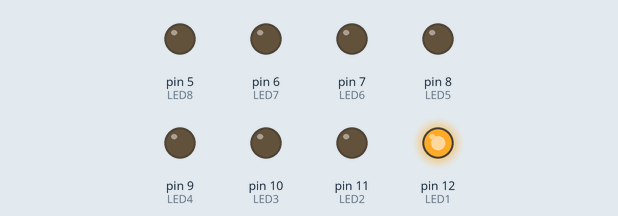
The sketch below on a simulated Arduino Uno, built with avr-gcc and run on an emulated ATmega328P. On the bench: output pins drawn as LEDs (lit = HIGH).

Above: at 0.1 s.
At 11.7 s:
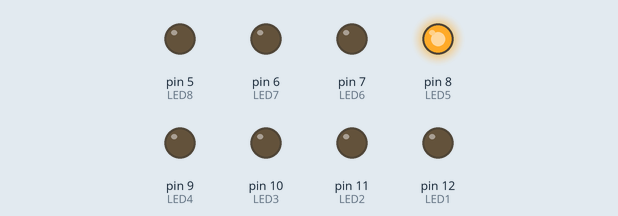
At 21.8 s:
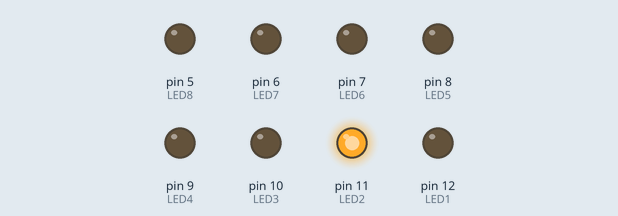
At 31.1 s:
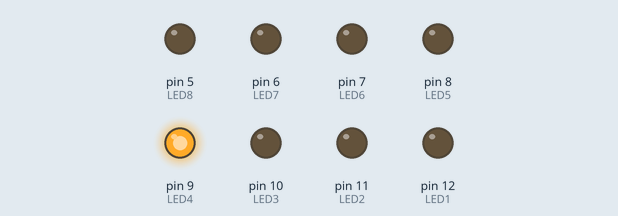
At 35.1 s:
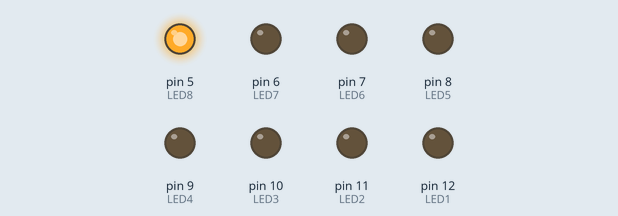
At 38.3 s:
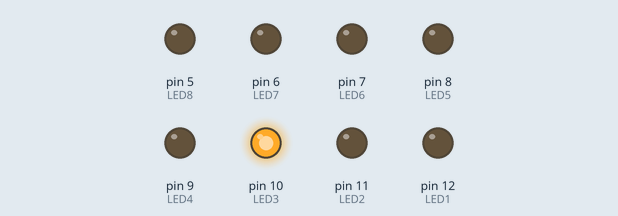
Timing chart, 0 to 40.0 s (numbered marks = the images above):
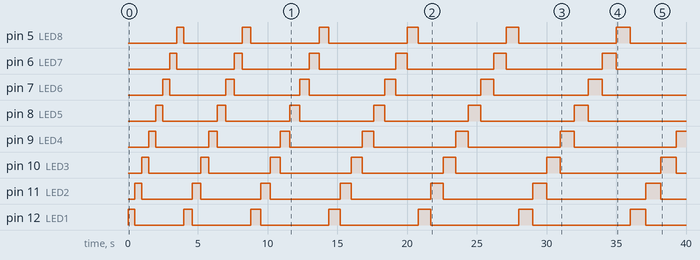

The sketch:

exp_03_02.ino
```cpp
// Лаборатория электроники и программирования
// Эксперимент 3
// Бегущий огонек на 8 светодиодах
// Введение констант и переменных
//
#define LED1      12
#define LED2      11
#define LED3      10
#define LED4      9
#define LED5      8
#define LED6      7
#define LED7      6
#define LED8      5
// переменная скорости движения бегущего огня
int t=500;

void setup() {
   // настроить выводы Arduino как OUTPUT
   pinMode(LED1,OUTPUT);
   pinMode(LED2,OUTPUT);
   pinMode(LED3,OUTPUT);
   pinMode(LED4,OUTPUT);
   pinMode(LED5,OUTPUT);
   pinMode(LED6,OUTPUT);
   pinMode(LED7,OUTPUT);
   pinMode(LED8,OUTPUT);
}

void loop() {
  // выключить 8 светодиодов
  ledsOff();
  // включить 1 светодиод
  digitalWrite(LED1, HIGH);
  // пауза
  delay(t);
  // выключить 8 светодиодов
  ledsOff();
  // включить 2 светодиод
  digitalWrite(LED2, HIGH);
  // пауза
  delay(t);
  // выключить 8 светодиодов
  ledsOff();
  // включить 3 светодиод
  digitalWrite(LED3, HIGH);
  // пауза
  delay(t);
  // выключить 8 светодиодов
  ledsOff();
  // включить 4 светодиод
  digitalWrite(LED4, HIGH);
  // пауза
  delay(t);
  // выключить 8 светодиодов
  ledsOff();
  // включить 5 светодиод
  digitalWrite(LED5, HIGH);
  // пауза
  delay(t);
  // выключить 8 светодиодов
  ledsOff();
  // включить 6 светодиод
  digitalWrite(LED6, HIGH);
  // пауза
  delay(t);
  // выключить 8 светодиодов
  ledsOff();
  // включить 7 светодиод
  digitalWrite(LED7, HIGH);
  // пауза
  delay(t);
  // выключить 8 светодиодов
  ledsOff();
  // включить 8 светодиод
  digitalWrite(LED8, HIGH);
  // пауза
  delay(t);
  t=t+100;
}
// функция выключения 8 светодиодов
void ledsOff() {
     // код функции
  digitalWrite(LED1, LOW);
  digitalWrite(LED2, LOW);
  digitalWrite(LED3, LOW);
  digitalWrite(LED4, LOW);
  digitalWrite(LED5, LOW);
  digitalWrite(LED6, LOW);
  digitalWrite(LED7, LOW);
  digitalWrite(LED8, LOW);
}
```

Measured:
- by itself, pin 5 (LED8): LOW → HIGH at 3.5 s, → LOW 0.50 s later, → HIGH 4.2 s later, → LOW 0.60 s later, … (12 changes in this stretch)
- by itself, pin 6 (LED7): LOW → HIGH at 3.0 s, → LOW 0.50 s later, → HIGH 4.1 s later, → LOW 0.60 s later, … (12 changes in this stretch)
- by itself, pin 7 (LED6): LOW → HIGH at 2.5 s, → LOW 0.50 s later, → HIGH 4.0 s later, → LOW 0.60 s later, … (12 changes in this stretch)
- by itself, pin 8 (LED5): LOW → HIGH at 2.0 s, → LOW 0.50 s later, → HIGH 3.9 s later, → LOW 0.60 s later, … (12 changes in this stretch)
- by itself, pin 9 (LED4): LOW → HIGH at 1.5 s, → LOW 0.50 s later, → HIGH 3.8 s later, → LOW 0.60 s later, … (13 changes in this stretch)
- by itself, pin 10 (LED3): LOW → HIGH at 1.0 s, → LOW 0.50 s later, → HIGH 3.7 s later, → LOW 0.60 s later, … (14 changes in this stretch)
- by itself, pin 11 (LED2): LOW → HIGH at 0.50 s, → LOW 0.50 s later, → HIGH 3.6 s later, → LOW 0.60 s later, … (14 changes in this stretch)
- by itself, pin 12 (LED1): LOW → HIGH at 0.00 s, → LOW 0.50 s later, → HIGH 3.5 s later, → LOW 0.60 s later, … (14 changes in this stretch)
